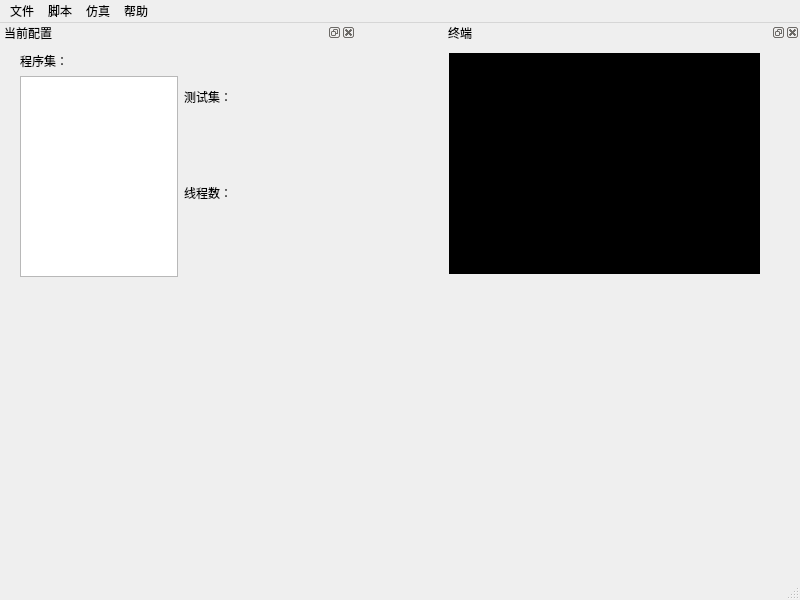
<?xml version="1.0" encoding="UTF-8"?>
<ui version="4.0">
 <class>MainPage</class>
 <widget class="QMainWindow" name="MainPage">
  <property name="geometry">
   <rect>
    <x>0</x>
    <y>0</y>
    <width>800</width>
    <height>600</height>
   </rect>
  </property>
  <property name="windowTitle">
   <string>MainWindow</string>
  </property>
  <property name="toolButtonStyle">
   <enum>Qt::ToolButtonIconOnly</enum>
  </property>
  <widget class="QWidget" name="centralwidget"/>
  <widget class="QMenuBar" name="menubar">
   <property name="geometry">
    <rect>
     <x>0</x>
     <y>0</y>
     <width>800</width>
     <height>28</height>
    </rect>
   </property>
   <property name="layoutDirection">
    <enum>Qt::LeftToRight</enum>
   </property>
   <property name="defaultUp">
    <bool>false</bool>
   </property>
   <widget class="QMenu" name="menu">
    <property name="title">
     <string>帮助</string>
    </property>
    <addaction name="action_about"/>
   </widget>
   <widget class="QMenu" name="menu_2">
    <property name="title">
     <string>仿真</string>
    </property>
    <addaction name="action_sim"/>
    <addaction name="action_3"/>
    <addaction name="action_temp"/>
   </widget>
   <widget class="QMenu" name="menu_3">
    <property name="title">
     <string>脚本</string>
    </property>
    <addaction name="action_conf"/>
    <addaction name="action_clean"/>
    <addaction name="action_gen"/>
   </widget>
   <widget class="QMenu" name="menu_4">
    <property name="title">
     <string>文件</string>
    </property>
    <addaction name="action_exit"/>
   </widget>
   <addaction name="menu_4"/>
   <addaction name="menu_3"/>
   <addaction name="menu_2"/>
   <addaction name="menu"/>
  </widget>
  <widget class="QStatusBar" name="statusbar">
   <property name="enabled">
    <bool>true</bool>
   </property>
  </widget>
  <widget class="QDockWidget" name="config_dockwidget">
   <property name="sizePolicy">
    <sizepolicy hsizetype="Preferred" vsizetype="Preferred">
     <horstretch>0</horstretch>
     <verstretch>0</verstretch>
    </sizepolicy>
   </property>
   <property name="minimumSize">
    <size>
     <width>356</width>
     <height>275</height>
    </size>
   </property>
   <property name="maximumSize">
    <size>
     <width>356</width>
     <height>275</height>
    </size>
   </property>
   <property name="windowTitle">
    <string>当前配置</string>
   </property>
   <attribute name="dockWidgetArea">
    <number>1</number>
   </attribute>
   <widget class="QWidget" name="dockWidgetContents">
    <widget class="QWidget" name="layoutWidget">
     <property name="geometry">
      <rect>
       <x>20</x>
       <y>10</y>
       <width>321</width>
       <height>225</height>
      </rect>
     </property>
     <layout class="QHBoxLayout" name="horizontalLayout_3" stretch="1,1">
      <item>
       <layout class="QVBoxLayout" name="verticalLayout_2">
        <item>
         <widget class="QLabel" name="label_2">
          <property name="text">
           <string>程序集：</string>
          </property>
         </widget>
        </item>
        <item>
         <widget class="QListWidget" name="prog_list"/>
        </item>
       </layout>
      </item>
      <item>
       <layout class="QVBoxLayout" name="verticalLayout" stretch="1,1,0">
        <item>
         <layout class="QHBoxLayout" name="horizontalLayout">
          <item>
           <widget class="QLabel" name="label">
            <property name="text">
             <string>测试集：</string>
            </property>
           </widget>
          </item>
          <item>
           <widget class="QLabel" name="test_label">
            <property name="text">
             <string/>
            </property>
           </widget>
          </item>
         </layout>
        </item>
        <item>
         <layout class="QHBoxLayout" name="horizontalLayout_2">
          <item>
           <widget class="QLabel" name="label_3">
            <property name="text">
             <string>线程数：</string>
            </property>
           </widget>
          </item>
          <item>
           <widget class="QLabel" name="thread_num_label">
            <property name="text">
             <string/>
            </property>
           </widget>
          </item>
         </layout>
        </item>
        <item>
         <spacer name="verticalSpacer">
          <property name="orientation">
           <enum>Qt::Vertical</enum>
          </property>
          <property name="sizeHint" stdset="0">
           <size>
            <width>20</width>
            <height>40</height>
           </size>
          </property>
         </spacer>
        </item>
       </layout>
      </item>
     </layout>
    </widget>
   </widget>
  </widget>
  <widget class="QDockWidget" name="terminal_dockwidget">
   <property name="minimumSize">
    <size>
     <width>356</width>
     <height>275</height>
    </size>
   </property>
   <property name="maximumSize">
    <size>
     <width>356</width>
     <height>275</height>
    </size>
   </property>
   <property name="windowTitle">
    <string>终端</string>
   </property>
   <attribute name="dockWidgetArea">
    <number>2</number>
   </attribute>
   <widget class="QWidget" name="dockWidgetContents_2">
    <property name="minimumSize">
     <size>
      <width>356</width>
      <height>275</height>
     </size>
    </property>
    <property name="maximumSize">
     <size>
      <width>356</width>
      <height>275</height>
     </size>
    </property>
    <widget class="QTextBrowser" name="terminal_reflect">
     <property name="geometry">
      <rect>
       <x>5</x>
       <y>11</y>
       <width>311</width>
       <height>221</height>
      </rect>
     </property>
     <property name="font">
      <font>
       <pointsize>8</pointsize>
      </font>
     </property>
     <property name="styleSheet">
      <string notr="true">QTextBrowser{color:white;background:black}</string>
     </property>
    </widget>
   </widget>
  </widget>
  <action name="action_about">
   <property name="text">
    <string>关于</string>
   </property>
  </action>
  <action name="action_sim">
   <property name="icon">
    <iconset resource="../res.qrc">
     <normaloff>:/img/per_sim_icon.png</normaloff>:/img/per_sim_icon.png</iconset>
   </property>
   <property name="text">
    <string>性能仿真</string>
   </property>
  </action>
  <action name="action_3">
   <property name="text">
    <string>功耗仿真</string>
   </property>
  </action>
  <action name="action_temp">
   <property name="icon">
    <iconset resource="../res.qrc">
     <normaloff>:/img/temp_icon.png</normaloff>:/img/temp_icon.png</iconset>
   </property>
   <property name="text">
    <string>生成温度图</string>
   </property>
   <property name="toolTip">
    <string>生成温度图</string>
   </property>
  </action>
  <action name="action_gen">
   <property name="icon">
    <iconset resource="../res.qrc">
     <normaloff>:/img/gen_icon.png</normaloff>:/img/gen_icon.png</iconset>
   </property>
   <property name="text">
    <string>生成</string>
   </property>
   <property name="toolTip">
    <string>生成脚本</string>
   </property>
  </action>
  <action name="action_exit">
   <property name="text">
    <string>退出</string>
   </property>
   <property name="shortcut">
    <string>Ctrl+Q</string>
   </property>
  </action>
  <action name="action_conf">
   <property name="icon">
    <iconset resource="../res.qrc">
     <normaloff>:/img/conf_icon.png</normaloff>:/img/conf_icon.png</iconset>
   </property>
   <property name="text">
    <string>配置</string>
   </property>
  </action>
  <action name="action_clean">
   <property name="icon">
    <iconset resource="../res.qrc">
     <normaloff>:/img/clean_icon.png</normaloff>:/img/clean_icon.png</iconset>
   </property>
   <property name="text">
    <string>清理</string>
   </property>
   <property name="toolTip">
    <string>清理脚本</string>
   </property>
  </action>
 </widget>
 <resources>
  <include location="../res.qrc"/>
 </resources>
 <connections/>
</ui>
